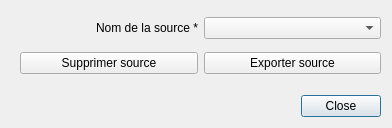
<?xml version="1.0" encoding="UTF-8"?>
<ui version="4.0">
 <class>Dialog</class>
 <widget class="QDialog" name="Dialog">
  <property name="geometry">
   <rect>
    <x>0</x>
    <y>0</y>
    <width>392</width>
    <height>128</height>
   </rect>
  </property>
  <property name="windowTitle">
   <string>Gérer les données d'offre de transport en commun</string>
  </property>
  <widget class="QDialogButtonBox" name="buttonBox">
   <property name="geometry">
    <rect>
     <x>200</x>
     <y>90</y>
     <width>181</width>
     <height>32</height>
    </rect>
   </property>
   <property name="orientation">
    <enum>Qt::Horizontal</enum>
   </property>
   <property name="standardButtons">
    <set>QDialogButtonBox::Close</set>
   </property>
  </widget>
  <widget class="QWidget" name="verticalLayoutWidget">
   <property name="geometry">
    <rect>
     <x>20</x>
     <y>10</y>
     <width>361</width>
     <height>71</height>
    </rect>
   </property>
   <layout class="QGridLayout" name="gridLayout">
    <item row="0" column="0">
     <widget class="QLabel" name="label">
      <property name="text">
       <string>Nom de la source *</string>
      </property>
      <property name="alignment">
       <set>Qt::AlignRight|Qt::AlignTrailing|Qt::AlignVCenter</set>
      </property>
     </widget>
    </item>
    <item row="0" column="1">
     <widget class="QComboBox" name="comboBoxSourceName"/>
    </item>
    <item row="1" column="0">
     <widget class="QPushButton" name="pushButtonDelete">
      <property name="text">
       <string>Supprimer source</string>
      </property>
     </widget>
    </item>
    <item row="1" column="1">
     <widget class="QPushButton" name="pushButtonExport">
      <property name="text">
       <string>Exporter source</string>
      </property>
     </widget>
    </item>
   </layout>
  </widget>
 </widget>
 <resources/>
 <connections>
  <connection>
   <sender>buttonBox</sender>
   <signal>accepted()</signal>
   <receiver>Dialog</receiver>
   <slot>accept()</slot>
   <hints>
    <hint type="sourcelabel">
     <x>248</x>
     <y>254</y>
    </hint>
    <hint type="destinationlabel">
     <x>157</x>
     <y>274</y>
    </hint>
   </hints>
  </connection>
  <connection>
   <sender>buttonBox</sender>
   <signal>rejected()</signal>
   <receiver>Dialog</receiver>
   <slot>reject()</slot>
   <hints>
    <hint type="sourcelabel">
     <x>316</x>
     <y>260</y>
    </hint>
    <hint type="destinationlabel">
     <x>286</x>
     <y>274</y>
    </hint>
   </hints>
  </connection>
 </connections>
</ui>
